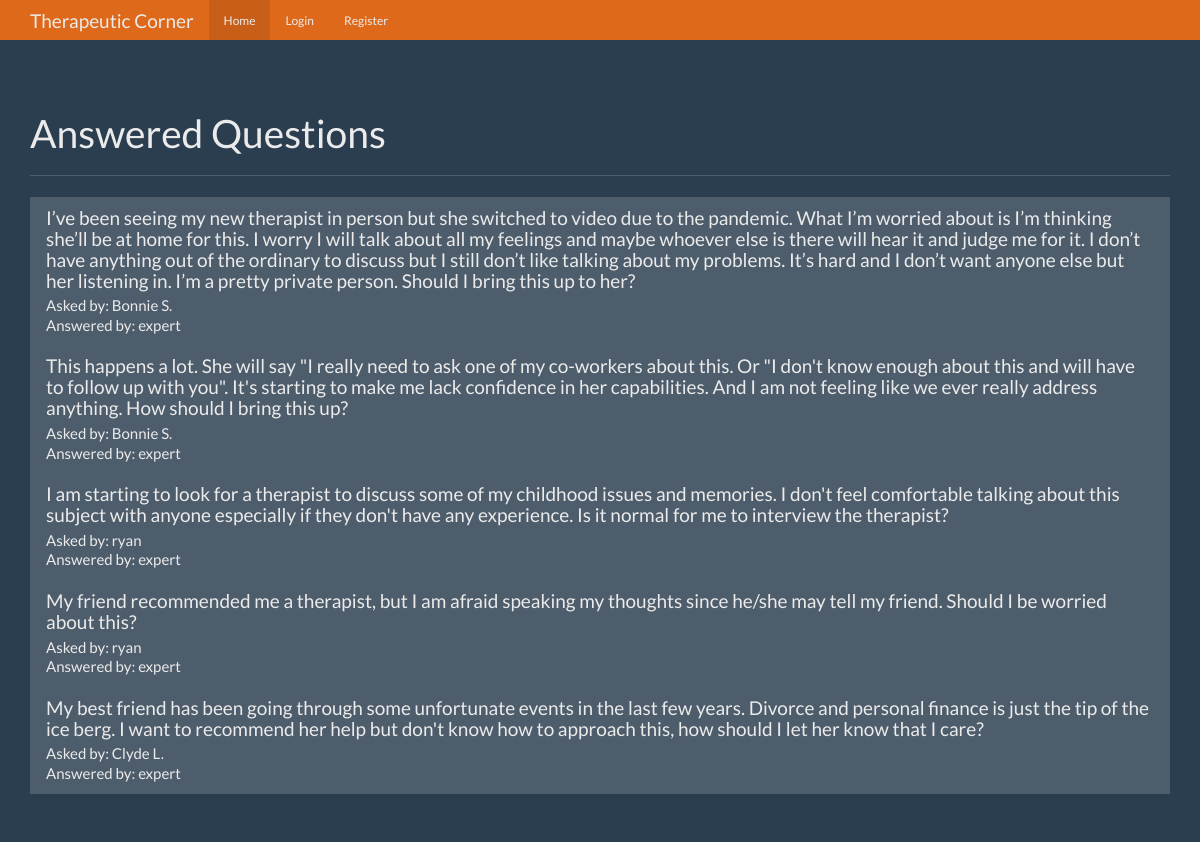
The page / on the database its author committed.
### tables this page shows
CREATE TABLE questions (
    id integer primary key autoincrement,
    question_text text not null,
    answer_text text,
    asked_by_id integer not null,
    expert_id integer not null
);

CREATE TABLE users (
    id integer primary key autoincrement,
    name text not null,
    password text not null,
    expert boolean not null,
    admin boolean not null 
);

### app.py (the view)
@app.route('/')
def index():
    user = get_current_user()
    db = get_db()
    questions_cur = db.execute('''select
                                      questions.id as question_id,
                                      questions.question_text,
                                      askers.name as asker_name,
                                      experts.name as expert_name
                                  from questions
                                  join users as askers on askers.id = questions.asked_by_id
                                  join users as experts on experts.id = questions.expert_id
                                  where questions.answer_text is not null''')
    questions_result = questions_cur.fetchall()
    return render_template('home.html', user=user, questions=questions_result)

### app.py (called while the page is built)
def get_current_user():
    user_result = None
    if 'user' in session:
        user = session['user']
        db = get_db()
        user_cur = db.execute('select id, name, password, expert, admin from users where name = ?', [user])
        user_result = user_cur.fetchone()
    return user_result

### database.py (called while the page is built)
def connect_db():
    sql = sqlite3.connect('/Users/stan/Desktop/Flask/question_answer/questions.db')
    sql.row_factory = sqlite3.Row
    return sql

def get_db():
    if not hasattr(g, 'sqlite_db'):
        g.sqlite_db = connect_db()
    return g.sqlite_db

### templates/home.html (shortened to what this page needs)
{% extends "base.html" %}
{% from "show_links.html" import show_links %}
{% block nav %}
{{ show_links(user) }}
{% endblock %}
{% block body %}
      <div class="page-header">
        <h1>Answered Questions</h1>
      </div>
      <div class="row">
        <div class="col-lg-12">
          <div class="list-group">
            {% for question in questions %}
            <a href="{{ url_for('question', question_id=question['question_id'])}}" class="list-group-item">
              <h4 class="list-group-item-heading">{{ question['question_text'] }}</h4>
              <p class="list-group-item-text">Asked by: {{ question['asker_name'] }}</p>
              <p class="list-group-item-text">Answered by: {{ question['expert_name'] }}</p>
            </a>
            {% endfor %}
          </div>
        </div>
      </div>
    </div>
{% endblock %}

### templates/base.html (shortened to what this page needs)
<!DOCTYPE html>
<html lang="en">
    <head>
        <link href="{{ url_for('static', filename='bootstrap.min.css') }}" rel="stylesheet">
        <link href="{{ url_for('static', filename='theme.css') }}" rel="stylesheet">
    </head>
    <body>
        <nav class="navbar navbar-inverse navbar-fixed-top">
            <div class="container">
                <div class="navbar-header">
                    <a class="navbar-brand" href="{{ url_for('index') }}">Therapeutic Corner</a>
                </div>
                <div id="navbar" class="navbar-collapse collapse">
                {% block nav %}{% endblock %}
                </div>
            </div>
        </nav>
        <div class="container theme-showcase" role="main">
        {% block body %}{% endblock %}
    </body>
</html>

### templates/show_links.html (shortened to what this page needs)
{% macro show_links(user) %}
<ul class="nav navbar-nav">
    <li class="active"><a href="{{ url_for('index') }}">Home</a></li>
    {% if not user %}
    <li><a href="{{ url_for('login') }}">Login</a></li>
    <li><a href="{{ url_for('register') }}">Register</a></li>
    {% endif %}
</ul>
{% endmacro %}

### static/theme.css (style rules this page uses)
body { padding-top: 70px; padding-bottom: 30px; }

### rows shown on the page
questions: question_text "I’ve been seeing my new therapist in person but she switched to video due to the pandemic. What I’m worried about is I’m thinking she’ll be at home for this. I worry I will talk about all my feelings and maybe whoever else is there will hear it and judge me for it. I don’t have anything out of the ordinary to discuss but I still don’t like talking about my problems. It’s hard and I don’t want anyone else but her listening in. I’m a pretty private person. Should I bring this up to her?", asker_name "Bonnie S.", expert_name "expert"
questions: question_text "This happens a lot. She will say \"I really need to ask one of my co-workers about this. Or \"I don't know enough about this and will have to follow up with you\". It's starting to make me lack confidence in her capabilities. And I am not feeling like we ever really address anything. How should I bring this up?", asker_name "Bonnie S.", expert_name "expert"
questions: question_text "I am starting to look for a therapist to discuss some of my childhood issues and memories. I don't feel comfortable talking about this subject with anyone especially if they don't have any experience. Is it normal for me to interview the therapist?", asker_name "ryan", expert_name "expert"
questions: question_text "My friend recommended me a therapist, but I am afraid speaking my thoughts since he/she may tell my friend. Should I be worried about this?", asker_name "ryan", expert_name "expert"
questions: question_text "My best friend has been going through some unfortunate events in the last few years. Divorce and personal finance is just the tip of the ice berg. I want to recommend her help but don't know how to approach this, how should I let her know that I care?", asker_name "Clyde L.", expert_name "expert"
